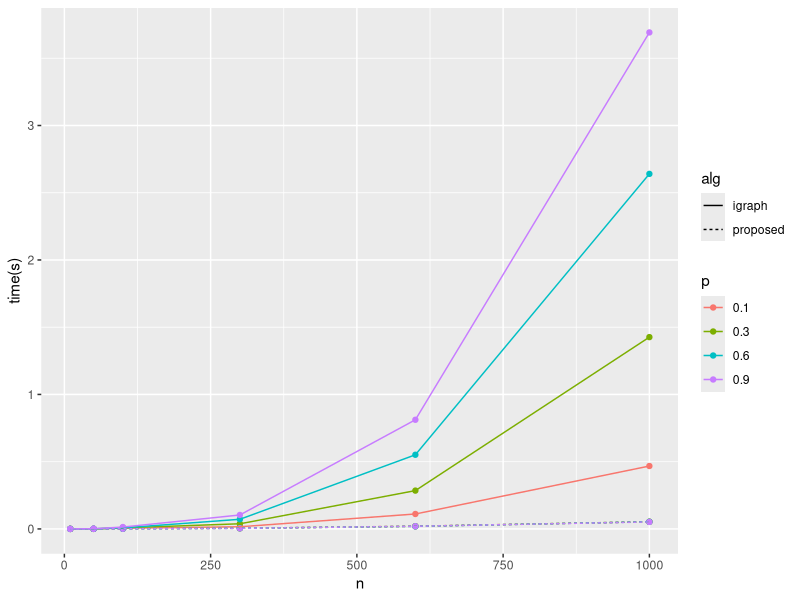

This chart was generated by the following R code:
library(readr)
library(tidyr)
library(dplyr)
library(ggplot2)

data <- read_csv('dist-delete-mws.csv') %>%
  filter(type == 'random') %>%
  select(-c(type, m, test, seed)) %>%
  rename(p = `p-or-m`) %>%
  rename(proposed = `time`) %>%
  rename(igraph = `time-igraph`) %>%
  gather(alg, time, c(proposed, igraph)) %>%
  mutate(alg = as.factor(alg), p = as.factor(p)) %>%
  group_by(n, p, alg) %>%
  summarise(time = mean(time)) %>%
  ungroup()

gp <- ggplot(data,
             aes(n, time, colour = p, linetype = alg)) +
  geom_point() +
  geom_line() +
  labs(x = 'n', y = 'time(s)')
ggsave('dist-delete-random.pdf', plot = gp,
       width = 15, height = 10, units = 'cm')
